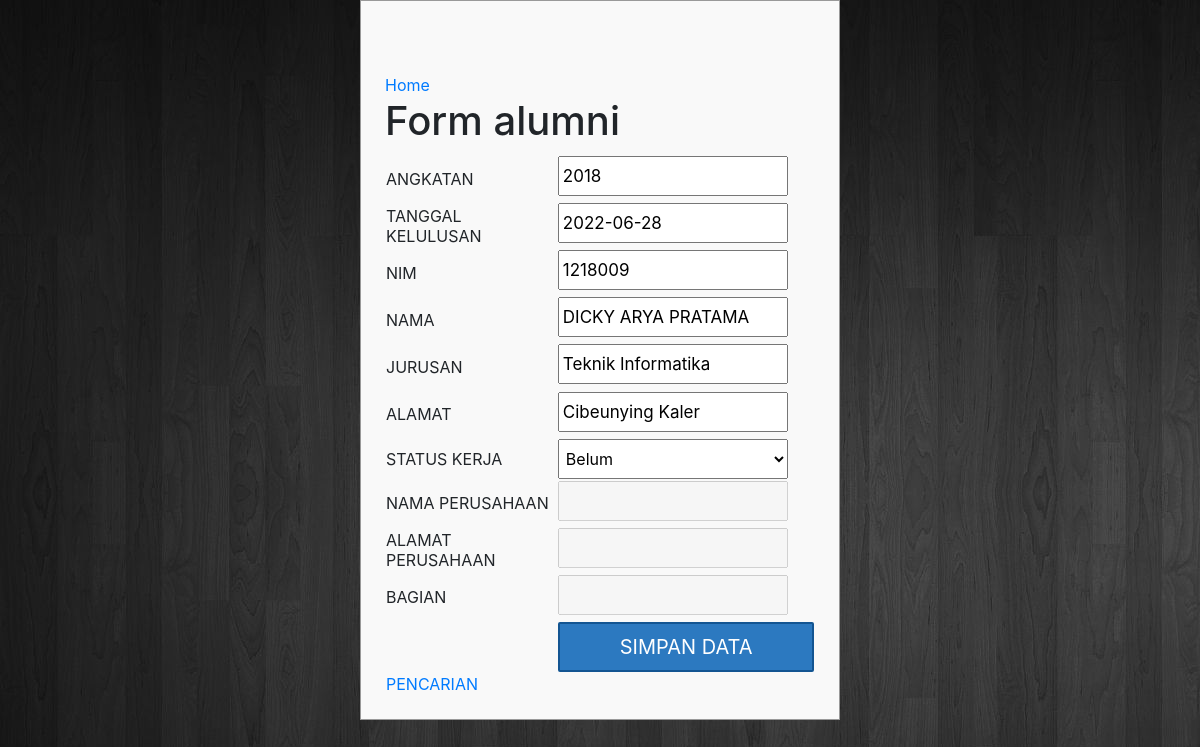
The page /form_alumni.php?kode_aktifasi=2018.1218009 on the database its author committed.
### tables this page shows
CREATE TABLE `tb_wisudawan` (
  `kode_aktifasi` varchar(20) NOT NULL,
  `nim` int(20) NOT NULL,
  `nama` text NOT NULL,
  `jurusan` text NOT NULL,
  `alamat` text NOT NULL,
  `tempat_lahir` text NOT NULL,
  `tanggal_lahir` date NOT NULL,
  `judul_skripsi` text NOT NULL,
  `dosen_pem` text NOT NULL,
  `tanggal_lulus` date NOT NULL,
  `angkatan` int(11) NOT NULL,
  `ktp` varchar(100) NOT NULL,
  `ijasah_akhir` varchar(100) NOT NULL,
  `pas_foto` varchar(100) NOT NULL
);

### form_alumni.php (the view, shortened to what this page needs)
 <?php
                include "koneksi.php";
            ?>
<?php
$kode_aktifasi = $_GET['kode_aktifasi'];
$result = mysqli_query($mysqli, "SELECT * FROM tb_wisudawan WHERE kode_aktifasi=$kode_aktifasi");
while($user_data = mysqli_fetch_array($result))
{
    $nim = $user_data['nim'];
    $nama = $user_data['nama'];
    $jurusan = $user_data['jurusan'];
    $alamat = $user_data['alamat'];
    $tanggal_lulus = $user_data['tanggal_lulus'];
    $angkatan = $user_data['angkatan'];
}
?>
<html>
<head>
</head>
    <link rel="stylesheet" type="text/css" href="style.css"/>
       <link rel="stylesheet" href="https://stackpath.bootstrapcdn.com/bootstrap/4.3.1/css/bootstrap.min.css">
<body>
      <div class="box-form">
    <br/><br/>
    <form name="update_user" method="post" action="form_alumni.php">
        <table border="0">
            <a href="index.php">Home</a>
            <h1>Form alumni</h1>
            <tr>
                <td></td>
                <td><input type="hidden" name="kode_aktifasiss" value="<?php echo $kode_aktifasi;?>" readonly ></td>
            </tr>
            <tr>
                <td>ANGKATAN</td>
                <td><input type="text" name="angkatan" value="<?php echo $angkatan;?>" readonly required></td>
            </tr>
            <tr>
                <td>TANGGAL KELULUSAN</td>
                <td><input type="text" name="tanggal_lulus" value="<?php echo $tanggal_lulus;?>" readonly required placeholder="Aktifasi Di form mahasiswa"></td>
            </tr>
             <tr>
                <td>NIM</td>
                <td><input type="text" name="nim" value="<?php echo $nim;?>"readonly required placeholder="Aktifasi Di form mahasiswa"></td>
            </tr>
            <tr>
                <td>NAMA</td>
                <td><input type="text" name="nama" value="<?php echo $nama;?>"readonly required placeholder="Aktifasi Di form mahasiswa"></td>
            </tr>
            <tr>
                <td>JURUSAN</td>
                <td><input type="text" name="jurusan" value="<?php echo $jurusan;?>"></td>
            </tr>
             <tr>
                <td>ALAMAT</td>
                <td><input type="text" name="alamat" value="<?php echo $alamat;?>"></td>
            </tr>
            <tr>
            <td>STATUS KERJA</td>
           <td><select type="option" id="kerja" name="bekerja" onchange="test()">
	        			<option value="belum">Belum</option>
	        		</select></td>
           </tr>
            <tr>
                <td>NAMA PERUSAHAAN</td>
                <td><input type="text" name="nama_perusahaan" id="nmper" class="text" disabled="" ></td>
            </tr>
             <tr>
                <td>ALAMAT PERUSAHAAN</td>
                <td><input type="text" name="alamat_perusahaan" id="alper" class="text" disabled="" ></td>
            </tr>
            <tr>
                <td>BAGIAN</td>
                <td><input type="text" name="bagian" class="text" id="bagper" disabled="" ></td>
            </tr>
            <tr>
                <td><input type="hidden" name="kode_aktifasi" value="<?php echo $_GET['kode_aktifasi']?>"></td>
                <td><input type="submit" name="simpanses" value="SIMPAN DATA"></td>
            </tr>
            <tr>
                <td><a href="cari_lum.php">PENCARIAN</a></td>
            </tr>
        </table>
    </form>
    </div>
</body>
</html>

### style.css (style rules this page uses)
* { box-sizing:border-box; margin:0 auto; }
body { background: url('wallpaperr.jpg'); color: #fff; }
.box-form { width: 40%; min-height: 400px; padding:2%; border:1px solid #999; background-color: #f9f9f9; }
.box-form input[type=text], .box-form input[type=option], .box-form input[type=date], .box-form input[type=number], select { width:90%; height:40px; padding-left:1%; font-size:17px; margin:0% 0% 2% 0; }
.box-form input[type=submit] { cursor:pointer; padding: 10px; height: 50px; width: 100%; display: block; background-color: #2c79c0; color: white; font-size: 20px; border: 2px solid #135592; border-radius: 2px; }
a { width:150px; height:150px; background:black; border-radius: 6px; }

### rows shown on the page
tb_wisudawan: angkatan "2018", tanggal_lulus "2022-06-28", nim "1218009", nama "DICKY ARYA PRATAMA", jurusan "Teknik Informatika", alamat "Cibeunying Kaler"
